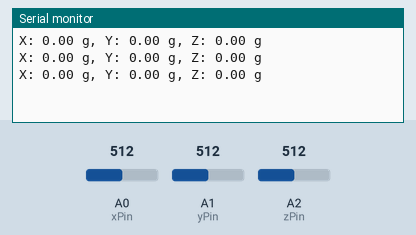
The sketch below on a simulated Arduino Uno, built with avr-gcc and run on an emulated ATmega328P. Shown: the last lines printed to the serial monitor. The inputs (shaded band) are chosen by the test bench; at power-on: A0 (xPin) = 512, A1 (yPin) = 512, A2 (zPin) = 512.

Above: at 1.3 s.
1.4 s: A0 (xPin) set to 716
At 1.9 s:
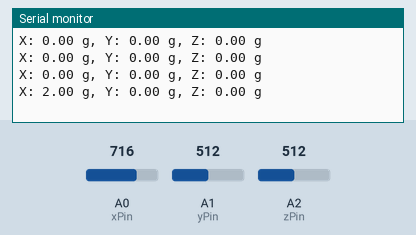
2.9 s: A1 (yPin) set to 716
At 3.4 s:
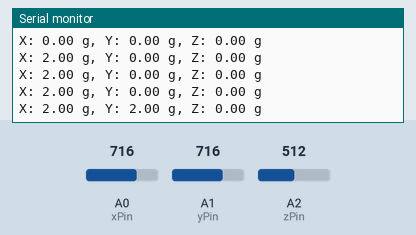
4.4 s: A2 (zPin) set to 716
At 4.9 s:
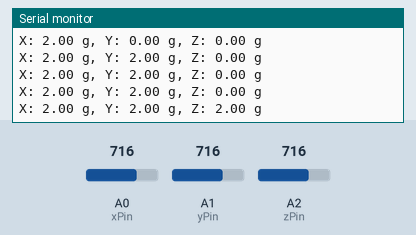
5.9 s: A0 (xPin) set to 900
At 6.4 s:
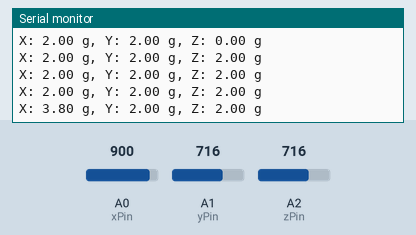
7.4 s: A1 (yPin) set to 900
At 7.9 s:
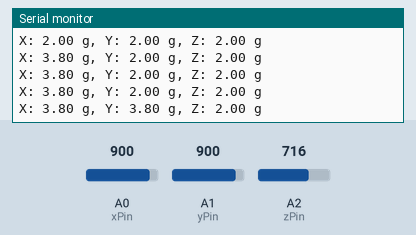
8.9 s: A2 (zPin) set to 900
At 9.4 s:
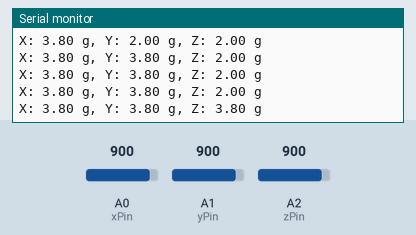
Timing chart, 0 to 11.4 s (numbered marks = the images above; inputs shaded):
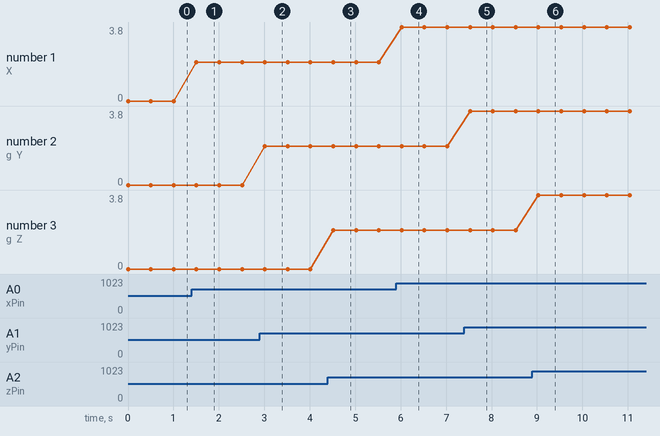

The sketch:

ADXL335.ino
```cpp
// Define analog pins for each axis of the ADXL335
const int xPin = A0;  // X-axis pin
const int yPin = A1;  // Y-axis pin
const int zPin = A2;  // Z-axis pin

// These values depend on your reference voltage (typically 3.3V or 5V) and sensitivity of the ADXL335 (300 mV/g)
const float sensitivity = 0.330; // 300 mV/g
const float VRef = 3.3;          // Reference voltage, change if using a different voltage
const float zero_G = VRef / 2.0; // Voltage at 0g (midpoint voltage)

void setup() {
  // Initialize serial communication
  Serial.begin(9600);
}

void loop() {
  // Read raw analog values from accelerometer
  int rawX = analogRead(xPin);
  int rawY = analogRead(yPin);
  int rawZ = analogRead(zPin);

  // Convert raw values to voltage (using the reference voltage)
  float voltageX = (rawX / 1023.0) * VRef;
  float voltageY = (rawY / 1023.0) * VRef;
  float voltageZ = (rawZ / 1023.0) * VRef;

  // Calculate acceleration in g's (gravity) for each axis
  float accelX = (voltageX - zero_G) / sensitivity;
  float accelY = (voltageY - zero_G) / sensitivity;
  float accelZ = (voltageZ - zero_G) / sensitivity;

  // Print values to Serial Monitor
  Serial.print("X: ");
  Serial.print(accelX);
  Serial.print(" g, Y: ");
  Serial.print(accelY);
  Serial.print(" g, Z: ");
  Serial.print(accelZ);
  Serial.println(" g");

  // Delay before next reading
  delay(500);
}
```

Measured:
- after the input at 1.4 s, the serial monitor: prints a new line after 0.11 s (image 1)
- after the input at 2.9 s, the serial monitor: prints a new line after 0.11 s (image 2)
- after the input at 4.4 s, the serial monitor: prints a new line after 0.12 s (image 3)
- after the input at 5.9 s, the serial monitor: prints a new line after 0.12 s (image 4)
- after the input at 7.4 s, the serial monitor: prints a new line after 0.13 s (image 5)
- after the input at 8.9 s, the serial monitor: prints a new line after 0.13 s (image 6)
- plotted number 1: 0 → 2 after the input at 1.4 s, 2 → 3.8 after the input at 5.9 s
